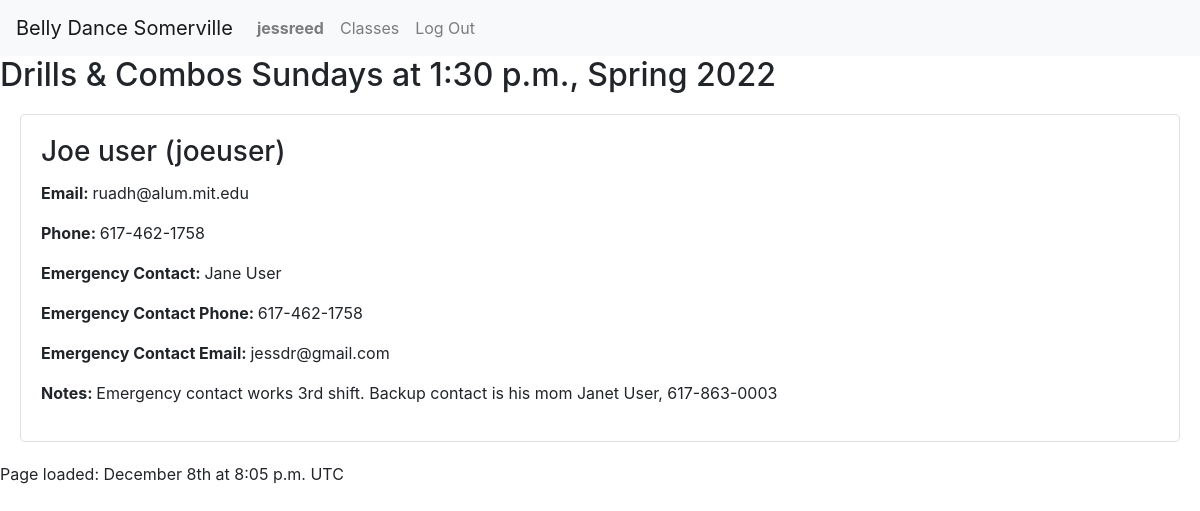
Before: /contact-sheet/8 (signed in) with the older database file.
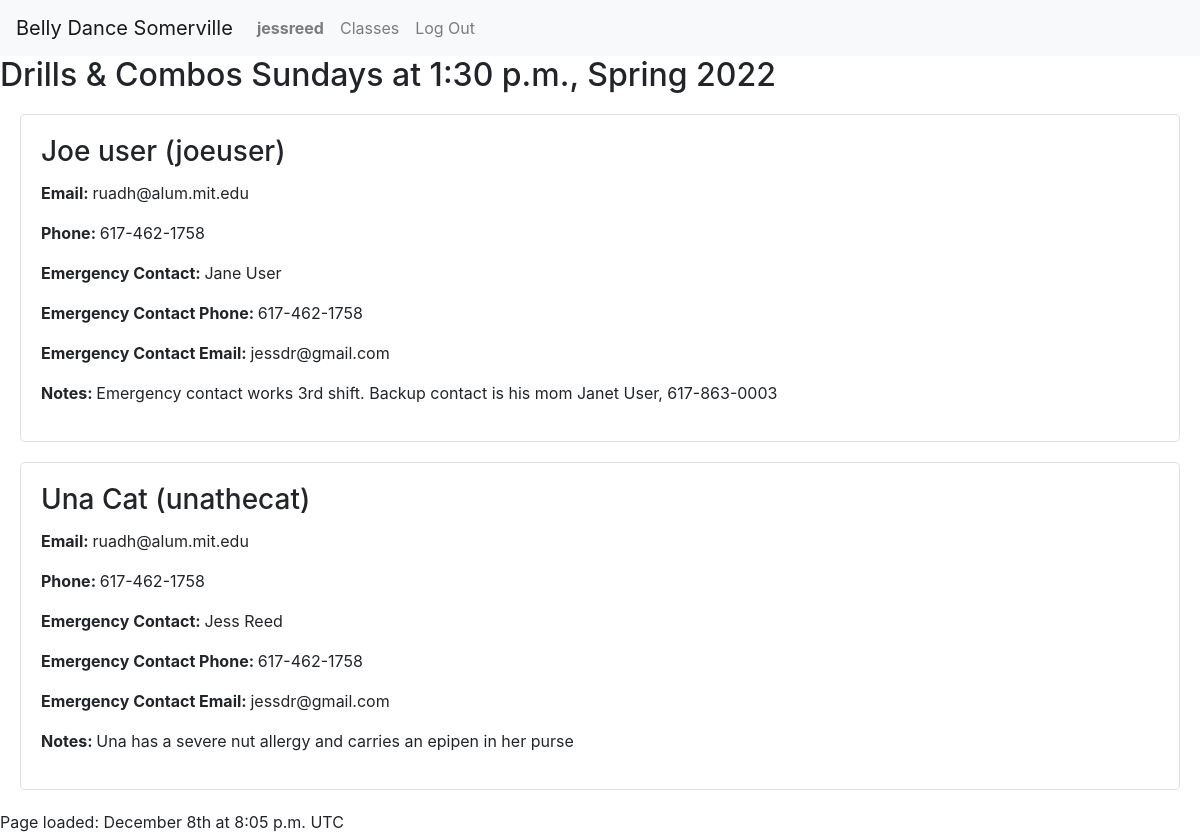
After: the same page with the newer database file.
### enrollment/models.py (models this page shows, shortened)
class User(AbstractUser):
    timezone = models.CharField(max_length=32, choices=TIMEZONES,
                                default=settings.DEFAULT_TIMEZONE)
    first_name = models.CharField(max_length=128, null=True, blank=True)
    last_name = models.CharField(max_length=128, null=True, blank=True)
    email = models.EmailField(max_length=254, null=False, blank=False)
    phone = models.CharField(max_length=32, null=True, blank=True)
    emergency_first = models.CharField(max_length=128, null=True, blank=True)
    emergency_last = models.CharField(max_length=128, null=True, blank=True)
    emergency_email = models.EmailField(max_length=254, null=True, blank=True)
    emergency_phone = models.CharField(max_length=32, null=True, blank=True)
    accept_terms = models.DateTimeField(null=True, blank=True)
    contact_sheet_notes = models.CharField(max_length=2048, null=True, blank=True)
    @property
    def current_time(self):
        return timezone.now()
    def __str__(self):
        return f'{self.first_name} {self.last_name} ({self.username})'

class Offering(models.Model):
    course = models.ForeignKey(
        Course, on_delete=PROTECT, null=False, blank=False, related_name='offerings')
    semester = models.ForeignKey(
        Semester, on_delete=PROTECT, null=False, blank=False, related_name='offerings')
    location = models.ForeignKey(
        Location, on_delete=PROTECT, null=False, blank=False, related_name='offerings')
    price = models.DecimalField(
        max_digits=7, decimal_places=2, null=False, blank=False)
    weekday = models.IntegerField(
        choices=settings.WEEKDAYS, null=False, blank=False)
    start_time = models.TimeField(null=False, blank=False)
    end_time = models.TimeField(null=False, blank=False)
    timezone = models.CharField(max_length=32, choices=TIMEZONES,
                                default=settings.DEFAULT_TIMEZONE)
    start_date = models.DateField(null=False, blank=False)
    end_date = models.DateField(null=False, blank=False)
    backup_date = models.DateField(null=False, blank=False)
    capacity = models.IntegerField(null=False, blank=False)
    schedule_notes = models.CharField(max_length=2048, null=True, blank=True)
    notes = models.CharField(max_length=2048, null=True, blank=True)
    @property
    def weekday_name(self):
        return settings.WEEKDAYS[self.weekday][1]

class Course(models.Model):
    title = models.CharField(max_length=64, null=False, blank=False)
    subtitle = models.CharField(max_length=256, null=False, blank=False)
    description = models.TextField(max_length=4096, null=False, blank=False, help_text=settings.MARKDOWN_HELP_TEXT)
    requirements = models.CharField(max_length=256, null=False, blank=False)
    qualifications = models.CharField(max_length=1024, null=False, blank=False)

class Semester(models.Model):
    name = models.CharField(max_length=128, null=False, blank=False)
    start_date = models.DateField(null=False, blank=False)
    end_date = models.DateField(null=False, blank=False)
    registration_open = models.DateTimeField(null=False, blank=False)
    registration_close = models.DateTimeField(null=False, blank=False)
    recital_date = models.DateTimeField(null=True, blank=True)
    hide = models.BooleanField(default=True, null=True, blank=True)
    def __str__(self):
        return self.name

### enrollment/views.py (the view)
# urls.py: path('contact-sheet/<int:id>', views.contact_sheet, name='contact_sheet'),
@login_required
def contact_sheet(request, id):
    if request.user.is_staff:
        try:
            offering = Offering.objects.get(id=id)
        except Offering.DoesNotExist:
            offering = None
            students = None
        try:
            students = User.objects.filter(
                orders__line_items__offering=offering)
        except User.DoesNotExist:
            students = None
        return render(request, 'enrollment/contact-sheet.html', {
            'offering': offering,
            'students': students
        })
    else:
        return render(request, 'enrollment/contact-sheet.html', {
            'offerings': None,
            'message': 'You are not authorized to view this page'
        })

### enrollment/context_processors.py (called while the page is built)
def global_settings(request):
    return {
    'DEFAULT_TIMEZONE': settings.DEFAULT_TIMEZONE,
    'DATE_TIME_FORMAT': settings.DATE_TIME_FORMAT,
    'DATE_TIME_TIMEZONE_FORMAT': settings.DATE_TIME_TIMEZONE_FORMAT,
    'SCHOOL_NAME': settings.SCHOOL_NAME,
    'SCHOOL_POLICIES': settings.SCHOOL_POLICIES,
    'NO_OFFERINGS': settings.NO_OFFERINGS,
    }

### enrollment/templates/enrollment/contact-sheet.html (shortened to what this page needs)
{% extends "enrollment/layout.html" %}
{% block body %}
<div class="row">
    <div class="col-md">
        {% if offering %}
            <h2>{{offering.course.title}} {{offering.weekday_name}}s at {{offering.start_time}}, {{offering.semester}}</h2>
            {% if students %}
                {% for student in students %}
                    <div class="card">
                        <div class="card-body">
                            <h3 class="card-title">{{student}}</h3>
                            <p><span class="label">Email:  </span>{{student.email}}</p>
                            <p><span class="label">Phone:  </span>{{student.phone}}</p>
                            <p><span class="label">Emergency Contact:  </span>{{student.emergency_first}} {{student.emergency_last}}</p>
                            <p><span class="label">Emergency Contact Phone:  </span>{{student.emergency_phone}}</p>
                            <p><span class="label">Emergency Contact Email:  </span>{{student.emergency_email}}</p>
                            <p><span class="label">Notes:  </span>{{student.contact_sheet_notes|default_if_none:""}}</p>
                        </div>
                    </div>
                {% endfor %}
            {% else %}
            <h3>No students enrolled.</h3>
            {% endif %}
        {% endif %}
    </div>
</div>
{% endblock %}

### enrollment/templates/enrollment/layout.html (shortened to what this page needs)
{% load static %}
{% load tz %}
<!DOCTYPE html>
<html lang="en">
<head>
    <link rel="stylesheet" href="https://stackpath.bootstrapcdn.com/bootstrap/4.4.1/css/bootstrap.min.css"
>
    <link href="{% static 'enrollment/styles.css' %}" rel="stylesheet">
</head>
<body>
    <nav class="navbar navbar-expand-lg navbar-light bg-light">
        <a class="navbar-brand" href="#">{{SCHOOL_NAME}}</a>
        <div>
            <ul class="navbar-nav mr-auto">
                {% if user.is_authenticated %}
                    <li class="nav-item">
                        <a class="nav-link" href="{% url 'view_profile' user.id %}"><strong>{{user.username}}</strong></a>
                    </li>
                {% endif %}
                    <li class="nav-item">
                        <a class="nav-link" href="{% url 'index' %}">Classes</a>
                    </li>
                {% if user.is_authenticated %}
                    <li class="nav-item">
                        <a class="nav-link" href="{% url 'logout' %}">Log Out</a>
                    </li>
                {% endif %}
            </ul>
        </div>
    </nav>
    {% block body %}
    {% endblock %}
    <footer>
        Page loaded:  {{user.current_time|date:DATE_TIME_TIMEZONE_FORMAT}}
    </footer>
</body>
</html>

### enrollment/static/enrollment/styles.css (style rules this page uses)
.label { font-weight: bold; }
.card { margin: 20px; border-radius: 5px; }

Changed rows visible on the page:
now on this page (row edited): User: first_name+last_name+username "Una Cat (unathecat)", email "ruadh@alum.mit.edu", phone "617-462-1758", emergency_first "Jess", emergency_last "Reed", emergency_phone "617-462-1758", emergency_email "jessdr@gmail.com", contact_sheet_notes "Una has a severe nut allergy and carries an epipen in her purse"
